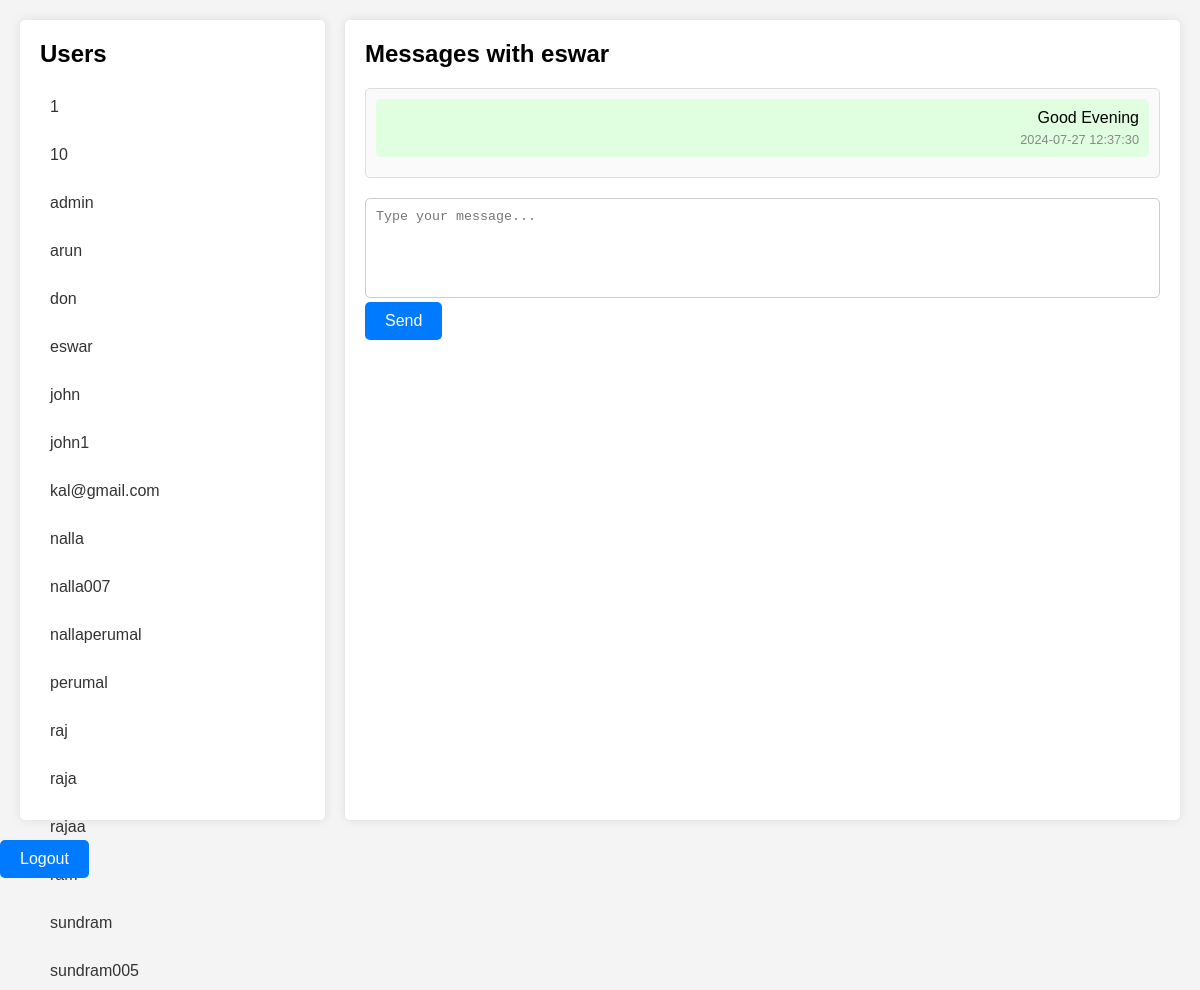
The page /private.php?user_id=14 (signed in) on the database its author committed.
### tables this page shows
CREATE TABLE `users` (
  `id` int(11) NOT NULL,
  `username` varchar(50) NOT NULL,
  `password` varchar(255) NOT NULL,
  `password_hash` varchar(255) NOT NULL
);

CREATE TABLE `private_messages` (
  `id` int(11) NOT NULL,
  `sender_id` int(11) NOT NULL,
  `recipient_id` int(11) NOT NULL,
  `message_content` text NOT NULL,
  `created_at` timestamp NOT NULL DEFAULT current_timestamp()
);

### private.php (the view, shortened to what this page needs)
<?php
require 'config.php';
$query = "SELECT id, username FROM users WHERE id != ?";
$stmt = $conn->prepare($query);
$stmt->bind_param("i", $_SESSION['user_id']);
$stmt->execute();
$result = $stmt->get_result();
$users = $result->fetch_all(MYSQLI_ASSOC);
$messages = [];
if (isset($_GET['user_id'])) {
    $user_id = $_GET['user_id'];
    $query = "SELECT * FROM private_messages WHERE (sender_id = ? AND recipient_id = ?) OR (sender_id = ? AND recipient_id = ?) ORDER BY created_at";
    $stmt = $conn->prepare($query);
    $stmt->bind_param("iiii", $user_id, $_SESSION['user_id'], $_SESSION['user_id'], $user_id);
    $stmt->execute();
    $result = $stmt->get_result();
    $messages = $result->fetch_all(MYSQLI_ASSOC);
}
?>
<!DOCTYPE html>
<html>
<head>
    <link rel="stylesheet" type="text/css" href="private.css">
</head>
<body>
    <div class="container">
        <div class="users">
            <h2>Users</h2>
            <ul>
                <?php foreach ($users as $user): ?>
                    <li>
                        <a href="private.php?user_id=<?php echo $user['id']; ?>">
                            <?php echo htmlspecialchars($user['username']); ?>
                        </a>
                    </li>
                <?php endforeach; ?>
            </ul>
        </div>
        <div class="messages">
            <?php if (isset($_GET['user_id'])): ?>
                <?php
                $selected_user_id = $_GET['user_id'];
                $query = "SELECT username FROM users WHERE id = ?";
                $stmt = $conn->prepare($query);
                $stmt->bind_param("i", $selected_user_id);
                $stmt->execute();
                $result = $stmt->get_result();
                $selected_user = $result->fetch_assoc();
                ?>
                <h2>Messages with <?php echo htmlspecialchars($selected_user['username']); ?></h2>
                <div class="message-list">
                    <?php foreach ($messages as $message): ?>
                        <div class="message <?php echo $message['sender_id'] == $_SESSION['user_id'] ? 'sent' : 'received'; ?>">
                            <div class="content"><?php echo htmlspecialchars($message['message_content']); ?></div>
                            <div class="timestamp"><?php echo $message['created_at']; ?></div>
                        </div>
                    <?php endforeach; ?>
                </div>
                <form action="private.php?user_id=<?php echo $_GET['user_id']; ?>" method="post">
                    <textarea name="message_content" placeholder="Type your message..." required></textarea>
                    <button type="submit">Send</button>
                </form>
            <?php else: ?>
                <p>Select a user to start a conversation.</p>
            <?php endif; ?>
        </div>
    </div>
 <form action="logout.php" method="post">
            <button type="submit" name="logout">Logout</button>
        </form>
</body>
</html>

### private.css (style rules this page uses)
body { font-family: Arial, sans-serif; margin: 0; padding: 0; background-color: #f4f4f4; }
.container { display: flex; height: 100vh; margin: 20px; }
.users { width: 25%; background: #ffffff; border-radius: 5px; box-shadow: 0 0 10px rgba(0, 0, 0, 0.1); padding: 20px; margin-right: 20px; }
.users h2 { margin-top: 0; }
.users ul { list-style: none; padding: 0; }
.users li { margin-bottom: 10px; }
.users a { text-decoration: none; color: #333; display: block; padding: 10px; border-radius: 5px; transition: background-color 0.3s; }
.messages { width: 75%; background: #ffffff; border-radius: 5px; box-shadow: 0 0 10px rgba(0, 0, 0, 0.1); padding: 20px; }
.messages h2 { margin-top: 0; }
.message-list { max-height: 500px; overflow-y: auto; padding: 10px; border: 1px solid #ddd; border-radius: 5px; background: #fafafa; }
.message { margin-bottom: 10px; padding: 10px; border-radius: 5px; }
.message.sent { background-color: #e0ffe0; text-align: right; }
.message .content { margin-bottom: 5px; }
.message .timestamp { font-size: 0.8em; color: #888; }
form { margin-top: 20px; }
textarea { width: 100%; height: 100px; padding: 10px; border-radius: 5px; border: 1px solid #ccc; box-sizing: border-box; resize: none; }
button { background-color: #007bff; color: white; border: none; padding: 10px 20px; border-radius: 5px; cursor: pointer; font-size: 1em; transition: background-color 0.3s; }

### rows shown on the page
users: username "1"
users: username "10"
users: username "admin"
users: username "arun"
users: username "don"
users: username "eswar"
users: username "john"
users: username "john1"
users: username "kal@gmail.com"
users: username "nalla"
users: username "nalla007"
users: username "nallaperumal"
users: username "perumal"
users: username "raj"
users: username "raja"
users: username "rajaa"
users: username "sundram"
users: username "sundram005"
private_messages: message_content "Good Evening", created_at "2024-07-27 12:37:30"
